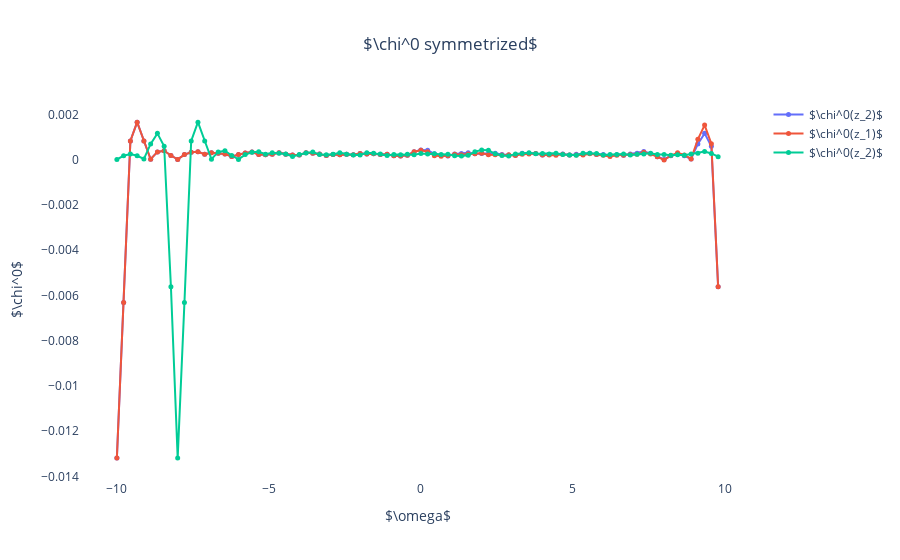

Write notebook code for a chart like this one.
### Code cell
fig = go.Figure()
X = np.linspace(-20/2, 20/2, d2, endpoint = False)
xtitle = r'$\omega$'
z = 0
fig.add_trace(go.Scatter(x = X, y = np.real(chi0zz_sym[z, :]), name = r'$\chi^0(z_2)$', mode = "lines+markers",marker=dict(
            size=5,
        ),))
fig.add_trace(go.Scatter(x = X, y = np.real(chi0zz_sym[:, z]), name = r'$\chi^0(z_1)$', mode = "lines+markers",marker=dict(
            size=5,
        ),))
fig.add_trace(go.Scatter(x = X, y = np.real(chi0zz_sym[z+9, :]), name = r'$\chi^0(z_2)$', mode = "lines+markers",marker=dict(
            size=5,
        ),))
fig.update_layout(title_text = r'$\chi^0 symmetrized$', title_x=0.5,xaxis_title= xtitle,
        yaxis_title = r'$\chi^0$',paper_bgcolor='rgba(0,0,0,0)', plot_bgcolor='rgba(0,0,0,0)',)
    #fig.show(dpi = 300)


fig.show()
